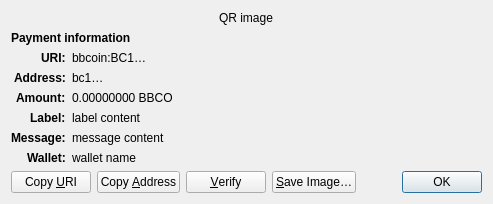
<?xml version="1.0" encoding="UTF-8"?>
<ui version="4.0">
 <class>ReceiveRequestDialog</class>
 <widget class="QDialog" name="ReceiveRequestDialog">
  <property name="geometry">
   <rect>
    <x>0</x>
    <y>0</y>
    <width>413</width>
    <height>229</height>
   </rect>
  </property>
  <property name="windowTitle">
   <string>Request payment to …</string>
  </property>
  <layout class="QGridLayout" name="gridLayout" columnstretch="0,1">
   <property name="sizeConstraint">
    <enum>QLayout::SetFixedSize</enum>
   </property>
   <item row="0" column="0" colspan="2" alignment="Qt::AlignHCenter">
    <widget class="QRImageWidget" name="qr_code">
     <property name="text">
      <string notr="true">QR image</string>
     </property>
     <property name="textInteractionFlags">
      <set>Qt::NoTextInteraction</set>
     </property>
    </widget>
   </item>
   <item row="1" column="0" colspan="2">
    <widget class="QLabel" name="payment_header">
     <property name="font">
      <font>
       <weight>75</weight>
       <bold>true</bold>
      </font>
     </property>
     <property name="text">
      <string>Payment information</string>
     </property>
     <property name="textInteractionFlags">
      <set>Qt::NoTextInteraction</set>
     </property>
    </widget>
   </item>
   <item row="2" column="0" alignment="Qt::AlignRight|Qt::AlignTop">
    <widget class="QLabel" name="uri_tag">
     <property name="font">
      <font>
       <weight>75</weight>
       <bold>true</bold>
      </font>
     </property>
     <property name="text">
      <string notr="true">URI:</string>
     </property>
     <property name="textFormat">
      <enum>Qt::PlainText</enum>
     </property>
     <property name="textInteractionFlags">
      <set>Qt::NoTextInteraction</set>
     </property>
    </widget>
   </item>
   <item row="2" column="1" alignment="Qt::AlignTop">
    <widget class="QLabel" name="uri_content">
     <property name="text">
      <string notr="true">bbcoin:BC1…</string>
     </property>
     <property name="textFormat">
      <enum>Qt::RichText</enum>
     </property>
     <property name="wordWrap">
      <bool>true</bool>
     </property>
     <property name="textInteractionFlags">
      <set>Qt::TextSelectableByMouse</set>
     </property>
    </widget>
   </item>
   <item row="3" column="0" alignment="Qt::AlignRight|Qt::AlignTop">
    <widget class="QLabel" name="address_tag">
     <property name="font">
      <font>
       <weight>75</weight>
       <bold>true</bold>
      </font>
     </property>
     <property name="text">
      <string>Address:</string>
     </property>
     <property name="textInteractionFlags">
      <set>Qt::NoTextInteraction</set>
     </property>
    </widget>
   </item>
   <item row="3" column="1" alignment="Qt::AlignTop">
    <widget class="QLabel" name="address_content">
     <property name="text">
      <string notr="true">bc1…</string>
     </property>
     <property name="textFormat">
      <enum>Qt::PlainText</enum>
     </property>
     <property name="textInteractionFlags">
      <set>Qt::TextSelectableByMouse</set>
     </property>
    </widget>
   </item>
   <item row="4" column="0" alignment="Qt::AlignRight|Qt::AlignTop">
    <widget class="QLabel" name="amount_tag">
     <property name="font">
      <font>
       <weight>75</weight>
       <bold>true</bold>
      </font>
     </property>
     <property name="text">
      <string>Amount:</string>
     </property>
     <property name="textInteractionFlags">
      <set>Qt::NoTextInteraction</set>
     </property>
    </widget>
   </item>
   <item row="4" column="1" alignment="Qt::AlignTop">
    <widget class="QLabel" name="amount_content">
     <property name="text">
      <string notr="true">0.00000000 BBCO</string>
     </property>
     <property name="textFormat">
      <enum>Qt::PlainText</enum>
     </property>
     <property name="textInteractionFlags">
      <set>Qt::TextSelectableByMouse</set>
     </property>
    </widget>
   </item>
   <item row="5" column="0" alignment="Qt::AlignRight|Qt::AlignTop">
    <widget class="QLabel" name="label_tag">
     <property name="font">
      <font>
       <weight>75</weight>
       <bold>true</bold>
      </font>
     </property>
     <property name="text">
      <string>Label:</string>
     </property>
     <property name="textInteractionFlags">
      <set>Qt::NoTextInteraction</set>
     </property>
    </widget>
   </item>
   <item row="5" column="1" alignment="Qt::AlignTop">
    <widget class="QLabel" name="label_content">
     <property name="text">
      <string notr="true">label content</string>
     </property>
     <property name="textFormat">
      <enum>Qt::PlainText</enum>
     </property>
     <property name="wordWrap">
      <bool>true</bool>
     </property>
     <property name="textInteractionFlags">
      <set>Qt::TextSelectableByMouse</set>
     </property>
    </widget>
   </item>
   <item row="6" column="0" alignment="Qt::AlignRight|Qt::AlignTop">
    <widget class="QLabel" name="message_tag">
     <property name="font">
      <font>
       <weight>75</weight>
       <bold>true</bold>
      </font>
     </property>
     <property name="text">
      <string>Message:</string>
     </property>
     <property name="textInteractionFlags">
      <set>Qt::NoTextInteraction</set>
     </property>
    </widget>
   </item>
   <item row="6" column="1" alignment="Qt::AlignTop">
    <widget class="QLabel" name="message_content">
     <property name="text">
      <string notr="true">message content</string>
     </property>
     <property name="textFormat">
      <enum>Qt::PlainText</enum>
     </property>
     <property name="wordWrap">
      <bool>true</bool>
     </property>
     <property name="textInteractionFlags">
      <set>Qt::TextSelectableByMouse</set>
     </property>
    </widget>
   </item>
   <item row="7" column="0" alignment="Qt::AlignRight|Qt::AlignTop">
    <widget class="QLabel" name="wallet_tag">
     <property name="font">
      <font>
       <weight>75</weight>
       <bold>true</bold>
      </font>
     </property>
     <property name="text">
      <string>Wallet:</string>
     </property>
     <property name="textInteractionFlags">
      <set>Qt::NoTextInteraction</set>
     </property>
    </widget>
   </item>
   <item row="7" column="1" alignment="Qt::AlignTop">
    <widget class="QLabel" name="wallet_content">
     <property name="text">
      <string notr="true">wallet name</string>
     </property>
     <property name="textFormat">
      <enum>Qt::PlainText</enum>
     </property>
     <property name="wordWrap">
      <bool>true</bool>
     </property>
     <property name="textInteractionFlags">
      <set>Qt::TextSelectableByMouse</set>
     </property>
    </widget>
   </item>
   <item row="8" column="0" colspan="2">
    <layout class="QHBoxLayout" name="horizontalLayout">
     <item>
      <widget class="QPushButton" name="btnCopyURI">
       <property name="text">
        <string>Copy &amp;URI</string>
       </property>
       <property name="autoDefault">
        <bool>false</bool>
       </property>
      </widget>
     </item>
     <item>
      <widget class="QPushButton" name="btnCopyAddress">
       <property name="text">
        <string>Copy &amp;Address</string>
       </property>
       <property name="autoDefault">
        <bool>false</bool>
       </property>
      </widget>
     </item>
     <item>
      <widget class="QPushButton" name="btnVerify">
       <property name="text">
        <string>&amp;Verify</string>
       </property>
       <property name="toolTip">
        <string>Verify this address on e.g. a hardware wallet screen</string>
       </property>
       <property name="autoDefault">
        <bool>false</bool>
       </property>
      </widget>
     </item>
     <item>
      <widget class="QPushButton" name="btnSaveAs">
       <property name="text">
        <string>&amp;Save Image…</string>
       </property>
       <property name="autoDefault">
        <bool>false</bool>
       </property>
      </widget>
     </item>
     <item>
      <spacer name="horizontalSpacer_2">
       <property name="orientation">
        <enum>Qt::Horizontal</enum>
       </property>
       <property name="sizeHint" stdset="0">
        <size>
         <width>40</width>
         <height>20</height>
        </size>
       </property>
      </spacer>
     </item>
     <item>
      <widget class="QDialogButtonBox" name="buttonBox">
       <property name="focusPolicy">
        <enum>Qt::StrongFocus</enum>
       </property>
       <property name="standardButtons">
        <set>QDialogButtonBox::Ok</set>
       </property>
      </widget>
     </item>
    </layout>
   </item>
  </layout>
 </widget>
 <customwidgets>
  <customwidget>
   <class>QRImageWidget</class>
   <extends>QLabel</extends>
   <header>qt/qrimagewidget.h</header>
  </customwidget>
 </customwidgets>
 <tabstops>
  <tabstop>buttonBox</tabstop>
  <tabstop>btnCopyURI</tabstop>
  <tabstop>btnCopyAddress</tabstop>
  <tabstop>btnSaveAs</tabstop>
 </tabstops>
 <resources/>
 <connections>
  <connection>
   <sender>buttonBox</sender>
   <signal>accepted()</signal>
   <receiver>ReceiveRequestDialog</receiver>
   <slot>accept()</slot>
   <hints>
    <hint type="sourcelabel">
     <x>135</x>
     <y>230</y>
    </hint>
    <hint type="destinationlabel">
     <x>135</x>
     <y>126</y>
    </hint>
   </hints>
  </connection>
 </connections>
</ui>
